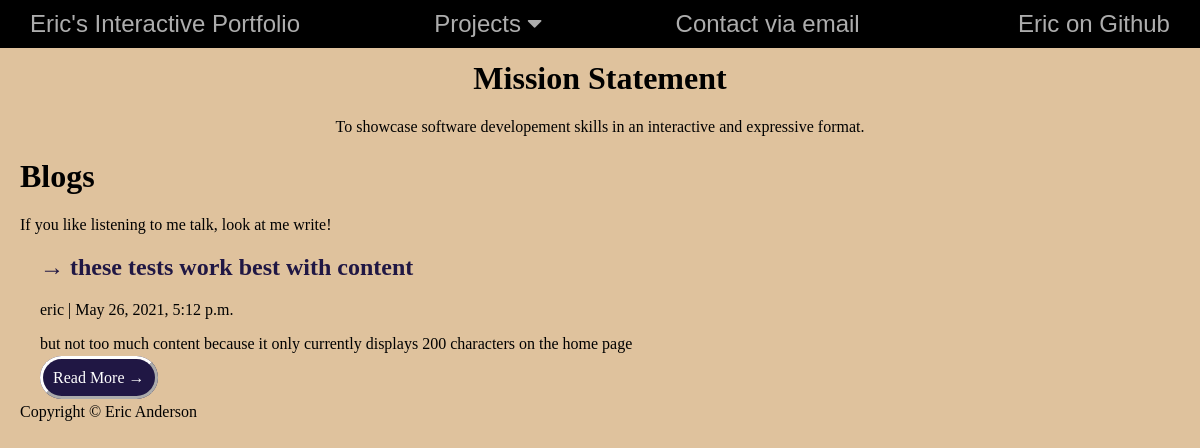
The app's page /blogs/, older data.
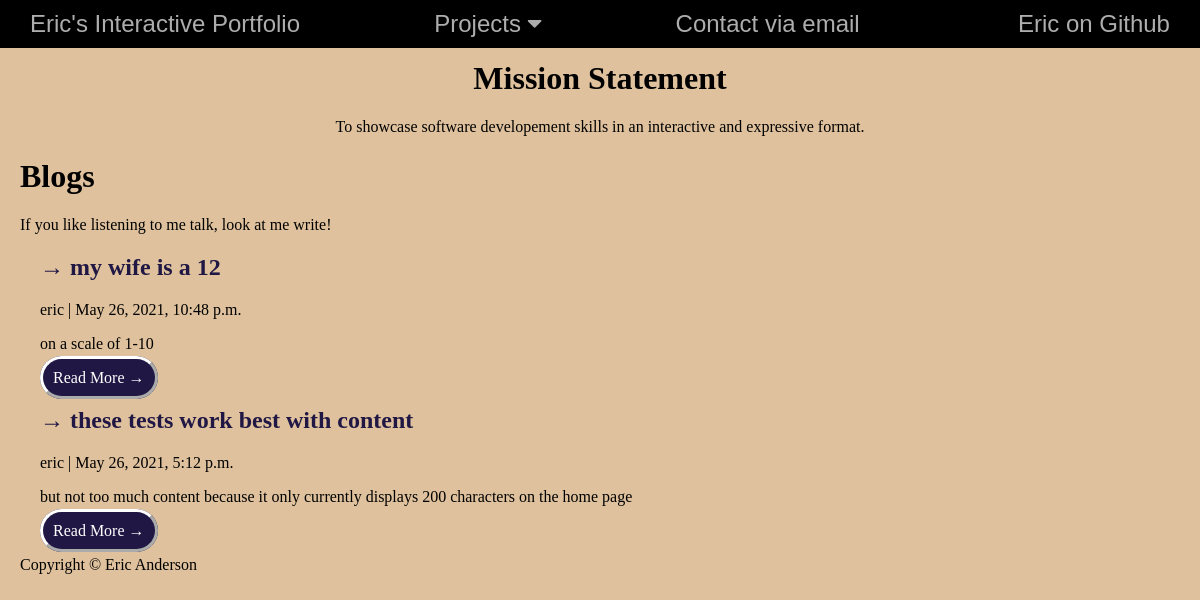
The same page, newer data.
### blog/models.py (models this page shows, shortened)
class Post(models.Model):
    title = models.CharField(max_length=200, unique=True)
    slug = models.SlugField(max_length=200, unique=True)
    author = models.ForeignKey(User, on_delete=models.CASCADE, related_name='blog_posts')
    updated_on = models.DateTimeField(auto_now=True)
    content = models.TextField()
    created_on = models.DateTimeField(auto_now_add=True)
    status = models.IntegerField(choices=STATUS, default=0)
    class Meta:
        ordering = ['-created_on']

### blog/views.py (the view)
# urls.py: path('', views.PostList.as_view(), name='home'),
class PostList(generic.ListView):
    queryset = Post.objects.filter(status=1).order_by('-created_on')
    template_name = 'index.html'

### templates/index.html
{% extends "base.html" %}
{% block content %}
<header class="masthead">
  <h1>Blogs</h1>
  <p >If you like listening to me talk, look at me write! &nbsp</p>
</header>
<div class="blog_entries">
    {% for post in post_list %}
      <div class="card-body">
        <h2 class="card-title">&#8594 {{ post.title }}</h2>
        <p>{{ post.author }} | {{ post.created_on}}  </p>
        <p>{{post.content|safe|slice:":200" }}</p>
        <a href="{% url 'post_detail' post.slug  %}" class="read_more_btn">Read More &rarr;</a>
      </div>
    {% endfor %}
{%endblock%}

### templates/base.html (shortened to what this page needs)
{% load static %}
<!DOCTYPE html>
<html>
    <head>
        <link rel="stylesheet" href="https://maxcdn.bootstrapcdn.com/font-awesome/4.4.0/css/font-awesome.min.css">
        <link rel="stylesheet" href="{%static 'css/base.css'%}">
    </head>
    <body>
        <div id='topbar'>
            <a href="{% url 'home' %}">Eric's Interactive Portfolio</a>
            <div id='dropdown'>
                <button class='dropbtn' onclick="projectDropDown()">Projects  <i class="fa fa-caret-down"></i></button>
            </div>
            <a href='mailto:anderson.eric.t@gmail.com'> Contact via email</a>
            <a href="https://github.com/ETAnderson">Eric on Github</a>
        </div>
        <div id='main'>
          <h1>Mission Statement</h1>
            <p id='mission_statement'>
                To showcase software developement skills in an interactive and expressive format.
            </p>
        </div>
        <div id='block_content'>
        {% block content %}{% endblock content %}
        </div>
        <footer>
            <p ">Copyright &copy; Eric Anderson</p>
        </footer>
    </body>
</html>

### static/css/base.css (style rules this page uses)
body { margin: 0; background-color: rgb(223, 194, 157); }
h2 { color: rgb(32, 23, 68);; }
.read_more_btn { color: rgb(255, 255, 255); background-color: rgb(32, 23, 68); text-decoration: none; border: 3px outset rgb(255, 255, 255); border-radius: 50px; padding: 10px; }
#main { margin-top: 60px; text-align: center; }
#block_content { padding-left: 20px; }
.blog_entries { padding-left: 20px; }
#topbar { align-items: center; position: absolute; top:0%; display:flex; justify-content: space-between; width: 100%; font-family: 'KoHo', sans-serif; font-size: 24px; color: #adadad; background-color: rgb(0, 0, 0); overflow: visible; }
#topbar a { padding-left: 20px; padding-right: 20px; color: inherit; text-decoration: none; right: 10px; align-items: stretch; display: inline; margin: 10px; }
button { font-family: 'KoHo', sans-serif; font-size: 24px; color: #adadad; background-color: rgb(0, 0, 0); text-decoration: none; border: none; }

Row changes from the older to the newer data that the page shows:
added Post: title "my wife is a 12", author "eric", created_on "May 26, 2021, 10:48 p.m.", content "on a scale of 1-10"
